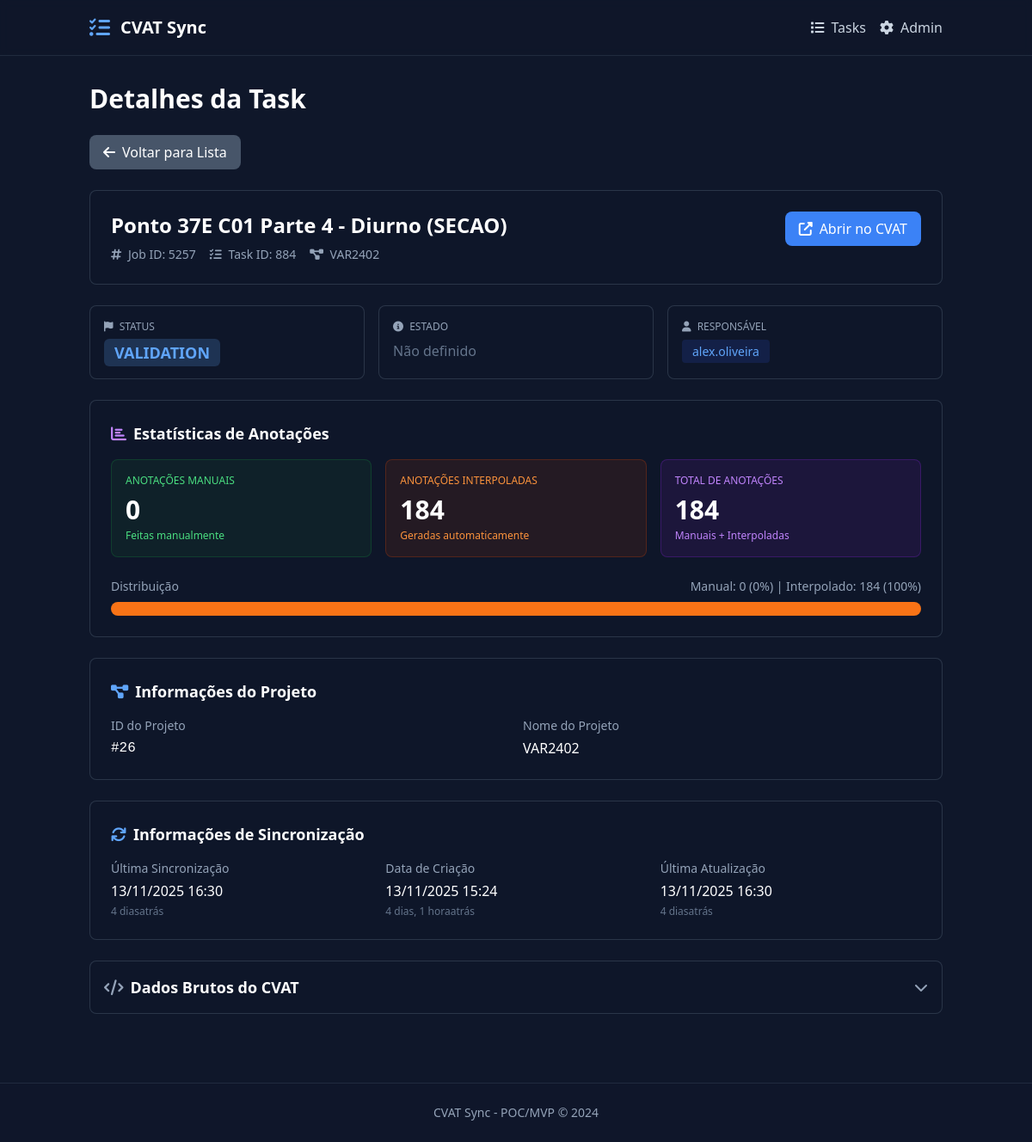
Page /cvat/1368/ on the earlier database version.
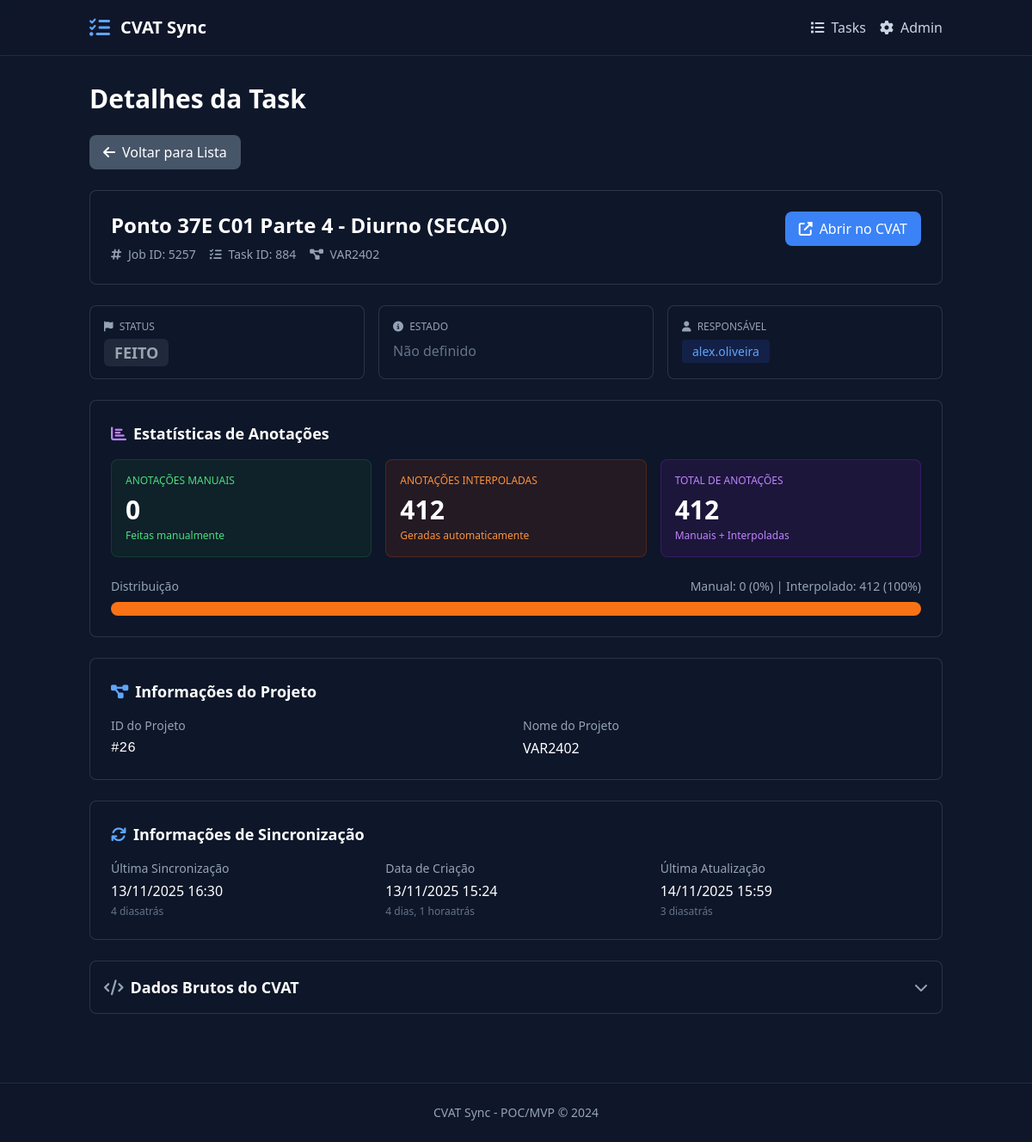
Same page on the later database version.
### cvat_sync/models.py (models this page shows, shortened)
class CVATTask(models.Model):
    cvat_task_id = models.IntegerField(
        verbose_name="CVAT Task ID",
        help_text="ID da task no CVAT"
    )
    cvat_job_id = models.IntegerField(
        verbose_name="CVAT Job ID",
        help_text="ID do job no CVAT",
        unique=True
    )
    project_id = models.IntegerField(
        verbose_name="Project ID",
        null=True,
        blank=True,
        help_text="ID do projeto no CVAT"
    )
    project_name = models.CharField(
        max_length=255,
        verbose_name="Nome do Projeto",
        null=True,
        blank=True
    )
    task_name = models.CharField(
        max_length=255,
        verbose_name="Nome da Task"
    )
    assignee = models.CharField(
        max_length=100,
        verbose_name="Responsável",
        null=True,
        blank=True,
        help_text="Username do responsável no CVAT"
    )
    responsavel = models.ManyToManyField(
        User,
        related_name='assigned_tasks',
        blank=True,
        verbose_name="Responsáveis",
        help_text="Usuários responsáveis por esta task"
    )
    cvat_status = models.CharField(
        max_length=50,
        verbose_name="Status CVAT",
        null=True,
        blank=True,
        help_text="Status original do job no CVAT (new, validation, completed, etc.)"
    )
    stage = models.CharField(
        max_length=50,
        verbose_name="Etapa",
        null=True,
        blank=True,
        help_text="Etapa do workflow (annotation, validation, acceptance)"
    )
    cvat_state = models.CharField(
        max_length=50,
        verbose_name="Estado CVAT",
        null=True,
        blank=True,
        help_text="Estado original de progresso do job no CVAT (in progress, completed, etc.)"
    )
    STATUS_CHOICES = [
        ('pendente', 'Pendente'),
        ('em_andamento', 'Em Andamento'),
        ('conferindo', 'Conferindo'),
        ('feito', 'Feito'),
        ('revisado', 'Revisado'),
    ]
    status = models.CharField(
        max_length=50,
        choices=STATUS_CHOICES,
        default='pendente',
        verbose_name="Status",
        help_text="Status atual da task no sistema"
    )
    manual_override = models.BooleanField(
        default=False,
        verbose_name="Override Manual",
        help_text="Se True, status não será sobrescrito pelo webhook do CVAT"
    )
    data_inicio = models.DateField(
        null=True,
        blank=True,
        verbose_name="Data de Início",
        help_text="Data de início da task"
    )
    data_conclusao = models.DateTimeField(
        null=True,
        blank=True,
        verbose_name="Data de Conclusão",
        help_text="Data e hora de conclusão da task"
    )
    manual_annotations = models.IntegerField(
        default=0,
        verbose_name="Anotações Manuais",
        help_text="Total de anotações feitas manualmente"
    )
    interpolated_annotations = models.IntegerField(
        default=0,
        verbose_name="Anotações Interpoladas",
        help_text="Total de anotações interpoladas automaticamente"
    )
    total_annotations = models.IntegerField(
        default=0,
        verbose_name="Total de Anotações",
        help_text="Total de anotações (manuais + interpoladas)"
    )
    cvat_url = models.URLField(
        max_length=500,
        verbose_name="URL do CVAT",
        null=True,
        blank=True,
        help_text="Link direto para a task no CVAT"
    )
    cvat_data = models.JSONField(
        verbose_name="Dados do CVAT",
        null=True,
        blank=True,
        help_text="Payload completo do CVAT para referência"
    )
    last_synced_at = models.DateTimeField(
        verbose_name="Última Sincronização",
        auto_now=False,  # FIX: Manual update only (not on every save)
        default=timezone.now,  # Default on creation
        help_text="Data e hora da última sincronização"
    )
    created_at = models.DateTimeField(
        verbose_name="Data de Criação",
        auto_now_add=True
    )
    updated_at = models.DateTimeField(
        verbose_name="Data de Atualização",
        auto_now=True
    )
    class Meta:
        verbose_name = "CVAT Task"
        verbose_name_plural = "CVAT Tasks"
        ordering = ["-cvat_job_id"]  # Jobs mais recentes primeiro (IDs maiores = mais novos)
        indexes = [
            models.Index(fields=["cvat_task_id", "cvat_job_id"]),
            models.Index(fields=["project_id"]),
            models.Index(fields=["assignee"]),
            models.Index(fields=["status"]),
        ]

### cvat_sync/views.py (the view)
# urls.py: path("<int:pk>/", CVATTaskDetailView.as_view(), name="cvat_task_detail"),
class CVATTaskDetailView(DetailView):
    model = CVATTask
    template_name = "cvat_sync/task_detail.html"
    context_object_name = "task"

### template/cvat_sync/task_detail.html (shortened to what the changed rows need)
{% extends 'base.html' %}
{% load humanize %}
{% block page_title %}Detalhes da Task{% endblock %}
{% block content %}
<div class="space-y-6">
    <div class="card p-6">
        <div class="flex items-start justify-between">
            <div>
                <h3 class="text-2xl font-bold text-white mb-2">{{ task.task_name }}</h3>
                <div class="flex items-center gap-4 text-sm text-slate-400">
                    <span><i class="fas fa-hashtag mr-1"></i> Job ID: {{ task.cvat_job_id }}</span>
                    <span><i class="fas fa-tasks mr-1"></i> Task ID: {{ task.cvat_task_id }}</span>
                    {% if task.project_name %}
                    <span><i class="fas fa-project-diagram mr-1"></i> {{ task.project_name }}</span>
                    {% endif %}
                </div>
            </div>
        </div>
    </div>
    <div class="grid grid-cols-1 md:grid-cols-3 gap-4">
        <div class="card p-4">
            <p class="text-slate-400 text-xs font-medium uppercase mb-2">
                <i class="fas fa-flag mr-1"></i> Status
            </p>
            {% if task.status %}
                <span class="badge {% if task.status == 'completed' %}badge-completed{% elif task.status == 'validation' %}badge-validation{% elif task.status == 'annotation' %}badge-annotation{% else %}badge-new{% endif %} text-lg">
                    {{ task.status }}
                </span>
            {% else %}
                <span class="text-slate-500">Não definido</span>
            {% endif %}
        </div>
        <div class="card p-4">
            <p class="text-slate-400 text-xs font-medium uppercase mb-2">
                <i class="fas fa-user mr-1"></i> Responsável
            </p>
            {% if task.assignee %}
                <span class="px-3 py-1 bg-blue-900/30 text-blue-400 rounded text-sm font-medium">
                    {{ task.assignee }}
                </span>
            {% else %}
                <span class="text-slate-500">Não atribuído</span>
            {% endif %}
        </div>
    </div>
    <div class="card p-6">
        <div class="grid grid-cols-1 md:grid-cols-3 gap-4">
            <div class="bg-green-900/20 border border-green-700/30 rounded-lg p-4">
                <p class="text-green-400 text-xs font-medium uppercase mb-2">Anotações Manuais</p>
                <p class="text-3xl font-bold text-white">{{ task.manual_annotations|intcomma }}</p>
                <p class="text-green-400 text-xs mt-1">Feitas manualmente</p>
            </div>
            <div class="bg-orange-900/20 border border-orange-700/30 rounded-lg p-4">
                <p class="text-orange-400 text-xs font-medium uppercase mb-2">Anotações Interpoladas</p>
                <p class="text-3xl font-bold text-white">{{ task.interpolated_annotations|intcomma }}</p>
                <p class="text-orange-400 text-xs mt-1">Geradas automaticamente</p>
            </div>
            <div class="bg-purple-900/20 border border-purple-700/30 rounded-lg p-4">
                <p class="text-purple-400 text-xs font-medium uppercase mb-2">Total de Anotações</p>
                <p class="text-3xl font-bold text-white">{{ task.total_annotations|intcomma }}</p>
                <p class="text-purple-400 text-xs mt-1">Manuais + Interpoladas</p>
            </div>
        </div>
        {% if task.total_annotations > 0 %}
        <div class="mt-6">
            <div class="flex items-center justify-between mb-2">
                <span class="text-sm text-slate-400">Distribuição</span>
                <span class="text-sm text-slate-400">
                    Manual: {{ task.manual_annotations|floatformat:0 }}
                    ({% widthratio task.manual_annotations task.total_annotations 100 %}%) |
                    Interpolado: {{ task.interpolated_annotations|floatformat:0 }}
                    ({% widthratio task.interpolated_annotations task.total_annotations 100 %}%)
                </span>
            </div>
            <div class="w-full bg-slate-700 rounded-full h-4 overflow-hidden flex">
                <div class="bg-orange-500 h-full" style="width: {% widthratio task.interpolated_annotations task.total_annotations 100 %}%"></div>
            </div>
        </div>
        {% endif %}
    </div>
    {% if task.project_id %}
    <div class="card p-6">
        <h4 class="text-lg font-semibold text-white mb-4 flex items-center gap-2">
            <i class="fas fa-project-diagram text-blue-400"></i>
            Informações do Projeto
        </h4>
        <div class="grid grid-cols-1 md:grid-cols-2 gap-4">
            <div>
                <p class="text-slate-400 text-sm mb-1">ID do Projeto</p>
                <p class="text-white font-mono">#{{ task.project_id }}</p>
            </div>
            <div>
                <p class="text-slate-400 text-sm mb-1">Nome do Projeto</p>
                <p class="text-white">{{ task.project_name|default:"Não disponível" }}</p>
            </div>
        </div>
    </div>
    {% endif %}
    <div class="card p-6">
        <div class="grid grid-cols-1 md:grid-cols-3 gap-4">
            <div>
                <p class="text-slate-400 text-sm mb-1">Última Sincronização</p>
                <p class="text-white">{{ task.last_synced_at|date:"d/m/Y H:i" }}</p>
                <p class="text-slate-500 text-xs mt-1">{{ task.last_synced_at|naturaltime }}</p>
            </div>
            <div>
                <p class="text-slate-400 text-sm mb-1">Data de Criação</p>
                <p class="text-white">{{ task.created_at|date:"d/m/Y H:i" }}</p>
                <p class="text-slate-500 text-xs mt-1">{{ task.created_at|naturaltime }}</p>
            </div>
            <div>
                <p class="text-slate-400 text-sm mb-1">Última Atualização</p>
                <p class="text-white">{{ task.updated_at|date:"d/m/Y H:i" }}</p>
                <p class="text-slate-500 text-xs mt-1">{{ task.updated_at|naturaltime }}</p>
            </div>
        </div>
    </div>
</div>
{% endblock %}

Differences in the rows shown:
changed CVATTask "Ponto 37E C01 Parte 4 - Diurno (SECAO)": status "VALIDATION" → "FEITO"; interpolated_annotations "184" → "412"; total_annotations "184" → "412"; updated_at "13/11/2025 16:30" → "14/11/2025 15:59"; updated_at "4 diasatrás" → "3 diasatrás"
